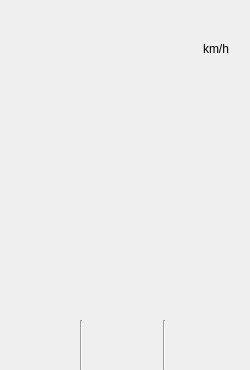
        <widget class="QWidget" name="infoWidget" native="true">
         <property name="minimumSize">
          <size>
           <width>250</width>
           <height>370</height>
          </size>
         </property>
         <property name="maximumSize">
          <size>
           <width>250</width>
           <height>16777215</height>
          </size>
         </property>
         <layout class="QVBoxLayout" name="verticalLayout">
          <property name="spacing">
           <number>0</number>
          </property>
          <property name="leftMargin">
           <number>0</number>
          </property>
          <property name="topMargin">
           <number>0</number>
          </property>
          <property name="rightMargin">
           <number>0</number>
          </property>
          <property name="bottomMargin">
           <number>0</number>
          </property>
          <item>
           <widget class="QWidget" name="stateInfoWidget" native="true">
            <property name="styleSheet">
             <string notr="true"/>
            </property>
            <layout class="QVBoxLayout" name="verticalLayout_44">
             <property name="spacing">
              <number>0</number>
             </property>
             <property name="leftMargin">
              <number>0</number>
             </property>
             <property name="topMargin">
              <number>0</number>
             </property>
             <property name="rightMargin">
              <number>0</number>
             </property>
             <property name="bottomMargin">
              <number>0</number>
             </property>
             <item>
              <widget class="QWidget" name="speedWidget" native="true">
               <property name="sizePolicy">
                <sizepolicy hsizetype="Minimum" vsizetype="Preferred">
                 <horstretch>0</horstretch>
                 <verstretch>0</verstretch>
                </sizepolicy>
               </property>
               <property name="minimumSize">
                <size>
                 <width>250</width>
                 <height>70</height>
                </size>
               </property>
               <property name="maximumSize">
                <size>
                 <width>250</width>
                 <height>70</height>
                </size>
               </property>
               <layout class="QHBoxLayout" name="horizontalLayout">
                <item>
                 <widget class="QLabel" name="maxSpeedLabel">
                  <property name="sizePolicy">
                   <sizepolicy hsizetype="Minimum" vsizetype="Minimum">
                    <horstretch>0</horstretch>
                    <verstretch>0</verstretch>
                   </sizepolicy>
                  </property>
                  <property name="minimumSize">
                   <size>
                    <width>40</width>
                    <height>40</height>
                   </size>
                  </property>
                  <property name="maximumSize">
                   <size>
                    <width>40</width>
                    <height>40</height>
                   </size>
                  </property>
                  <property name="text">
                   <string/>
                  </property>
                  <property name="alignment">
                   <set>Qt::AlignCenter</set>
                  </property>
                 </widget>
                </item>
                <item>
                 <spacer name="horizontalSpacer">
                  <property name="orientation">
                   <enum>Qt::Horizontal</enum>
                  </property>
                  <property name="sizeType">
                   <enum>QSizePolicy::Expanding</enum>
                  </property>
                  <property name="sizeHint" stdset="0">
                   <size>
                    <width>127</width>
                    <height>20</height>
                   </size>
                  </property>
                 </spacer>
                </item>
                <item>
                 <layout class="QVBoxLayout" name="verticalLayout_51">
                  <property name="spacing">
                   <number>0</number>
                  </property>
                  <item>
                   <widget class="QLabel" name="curSpeedLabel">
                    <property name="sizePolicy">
                     <sizepolicy hsizetype="Maximum" vsizetype="Minimum">
                      <horstretch>0</horstretch>
                      <verstretch>0</verstretch>
                     </sizepolicy>
                    </property>
                    <property name="minimumSize">
                     <size>
                      <width>50</width>
                      <height>30</height>
                     </size>
                    </property>
                    <property name="maximumSize">
                     <size>
                      <width>50</width>
                      <height>30</height>
                     </size>
                    </property>
                    <property name="text">
                     <string/>
                    </property>
                    <property name="alignment">
                     <set>Qt::AlignCenter</set>
                    </property>
                   </widget>
                  </item>
                  <item>
                   <widget class="QLabel" name="speedUnitLabel">
                    <property name="minimumSize">
                     <size>
                      <width>50</width>
                      <height>0</height>
                     </size>
                    </property>
                    <property name="maximumSize">
                     <size>
                      <width>50</width>
                      <height>20</height>
                     </size>
                    </property>
                    <property name="text">
                     <string>km/h</string>
                    </property>
                    <property name="alignment">
                     <set>Qt::AlignCenter</set>
                    </property>
                   </widget>
                  </item>
                 </layout>
                </item>
               </layout>
              </widget>
             </item>
             <item>
              <spacer name="verticalSpacer_10">
               <property name="orientation">
                <enum>Qt::Vertical</enum>
               </property>
               <property name="sizeHint" stdset="0">
                <size>
                 <width>20</width>
                 <height>66</height>
                </size>
               </property>
              </spacer>
             </item>
             <item>
              <layout class="QHBoxLayout" name="horizontalLayout_22">
               <item>
                <spacer name="horizontalSpacer_6">
                 <property name="orientation">
                  <enum>Qt::Horizontal</enum>
                 </property>
                 <property name="sizeHint" stdset="0">
                  <size>
                   <width>40</width>
                   <height>20</height>
                  </size>
                 </property>
                </spacer>
               </item>
               <item>
                <widget class="QLabel" name="runDistLabel">
                 <property name="minimumSize">
                  <size>
                   <width>60</width>
                   <height>20</height>
                  </size>
                 </property>
                 <property name="text">
                  <string/>
                 </property>
                 <property name="alignment">
                  <set>Qt::AlignCenter</set>
                 </property>
                </widget>
               </item>
               <item>
                <spacer name="horizontalSpacer_7">
                 <property name="orientation">
                  <enum>Qt::Horizontal</enum>
                 </property>
                 <property name="sizeHint" stdset="0">
                  <size>
                   <width>40</width>
                   <height>20</height>
                  </size>
                 </property>
                </spacer>
               </item>
              </layout>
             </item>
             <item>
              <spacer name="verticalSpacer_4">
               <property name="orientation">
                <enum>Qt::Vertical</enum>
               </property>
               <property name="sizeHint" stdset="0">
                <size>
                 <width>20</width>
                 <height>65</height>
                </size>
               </property>
              </spacer>
             </item>
             <item>
              <layout class="QHBoxLayout" name="horizontalLayout_21">
               <item>
                <spacer name="horizontalSpacer_8">
                 <property name="orientation">
                  <enum>Qt::Horizontal</enum>
                 </property>
                 <property name="sizeHint" stdset="0">
                  <size>
                   <width>40</width>
                   <height>20</height>
                  </size>
                 </property>
                </spacer>
               </item>
               <item>
                <widget class="QLabel" name="reversDistLabel">
                 <property name="minimumSize">
                  <size>
                   <width>60</width>
                   <height>20</height>
                  </size>
                 </property>
                 <property name="text">
                  <string/>
                 </property>
                 <property name="alignment">
                  <set>Qt::AlignCenter</set>
                 </property>
                </widget>
               </item>
               <item>
                <spacer name="horizontalSpacer_9">
                 <property name="orientation">
                  <enum>Qt::Horizontal</enum>
                 </property>
                 <property name="sizeHint" stdset="0">
                  <size>
                   <width>40</width>
                   <height>20</height>
                  </size>
                 </property>
                </spacer>
               </item>
              </layout>
             </item>
             <item>
              <spacer name="verticalSpacer_9">
               <property name="orientation">
                <enum>Qt::Vertical</enum>
               </property>
               <property name="sizeHint" stdset="0">
                <size>
                 <width>20</width>
                 <height>66</height>
                </size>
               </property>
              </spacer>
             </item>
            </layout>
           </widget>
          </item>
          <item>
           <widget class="QWidget" name="stateWidget" native="true">
            <property name="sizePolicy">
             <sizepolicy hsizetype="Minimum" vsizetype="Minimum">
              <horstretch>0</horstretch>
              <verstretch>0</verstretch>
             </sizepolicy>
            </property>
            <property name="minimumSize">
             <size>
              <width>250</width>
              <height>50</height>
             </size>
            </property>
            <property name="maximumSize">
             <size>
              <width>250</width>
              <height>50</height>
             </size>
            </property>
            <layout class="QHBoxLayout" name="horizontalLayout_5">
             <property name="spacing">
              <number>5</number>
             </property>
             <property name="leftMargin">
              <number>5</number>
             </property>
             <property name="topMargin">
              <number>0</number>
             </property>
             <property name="rightMargin">
              <number>5</number>
             </property>
             <property name="bottomMargin">
              <number>0</number>
             </property>
             <item>
              <widget class="QLabel" name="mineADLabel">
               <property name="sizePolicy">
                <sizepolicy hsizetype="Minimum" vsizetype="Minimum">
                 <horstretch>0</horstretch>
                 <verstretch>0</verstretch>
                </sizepolicy>
               </property>
               <property name="minimumSize">
                <size>
                 <width>60</width>
                 <height>40</height>
                </size>
               </property>
               <property name="maximumSize">
                <size>
                 <width>60</width>
                 <height>40</height>
                </size>
               </property>
               <property name="styleSheet">
                <string notr="true"/>
               </property>
               <property name="text">
                <string/>
               </property>
              </widget>
             </item>
             <item>
              <widget class="Line" name="stateLine2">
               <property name="orientation">
                <enum>Qt::Vertical</enum>
               </property>
              </widget>
             </item>
             <item>
              <widget class="QLabel" name="mineGearLabel">
               <property name="sizePolicy">
                <sizepolicy hsizetype="Minimum" vsizetype="Minimum">
                 <horstretch>0</horstretch>
                 <verstretch>0</verstretch>
                </sizepolicy>
               </property>
               <property name="minimumSize">
                <size>
                 <width>60</width>
                 <height>40</height>
                </size>
               </property>
               <property name="maximumSize">
                <size>
                 <width>60</width>
                 <height>40</height>
                </size>
               </property>
               <property name="text">
                <string/>
               </property>
              </widget>
             </item>
             <item>
              <widget class="Line" name="stateLine1">
               <property name="orientation">
                <enum>Qt::Vertical</enum>
               </property>
              </widget>
             </item>
             <item>
              <widget class="QLabel" name="mineEngineLabel">
               <property name="sizePolicy">
                <sizepolicy hsizetype="Minimum" vsizetype="Minimum">
                 <horstretch>0</horstretch>
                 <verstretch>0</verstretch>
                </sizepolicy>
               </property>
               <property name="minimumSize">
                <size>
                 <width>60</width>
                 <height>40</height>
                </size>
               </property>
               <property name="maximumSize">
                <size>
                 <width>60</width>
                 <height>40</height>
                </size>
               </property>
               <property name="text">
                <string/>
               </property>
              </widget>
             </item>
            </layout>
           </widget>
          </item>
         </layout>
        </widget>
